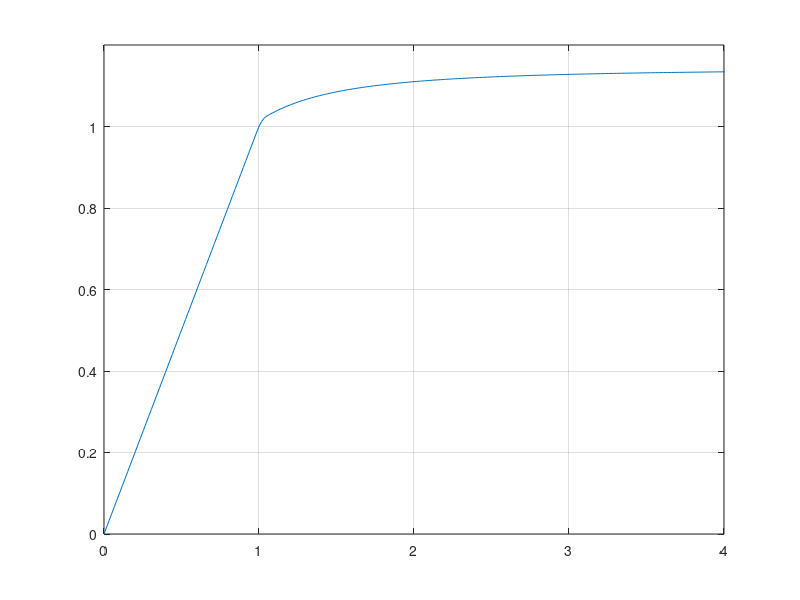

The MATLAB script that drew this image:
clear; clc

error_rate = 0.01;
%% Assuming Symetric in One Axis
material_stress_yield = 350;
material_elasticity_modulus = 200000; %N/mm^2

material_strain_yield = material_stress_yield/material_elasticity_modulus;
% Section Data
section_width = [200; 11; 200];
section_width_coordinates = [0 17; 17 583; 583 600];

% n-pieces division
N = 600;

% Load Data
Axial_Load = 0;
N_geometrics = [];
%% Generate N-pieces Geometric Data and Stress-Strain Matrix
section_height = max(max(section_width_coordinates));
element_height = section_height / N;
centroid = element_height / 2; %% From the element top/bottom.
% N_geometrics = [%Y_start, Y_end, centroid_relative, centroid_abs,
% element_width]
N_geometrics = [0 0+element_height, centroid, centroid, section_width(find(section_width_coordinates(:,1)<=centroid & section_width_coordinates(:,2) > centroid,1,'first'))];
for n=2:N
    N_geometrics = [N_geometrics; N_geometrics(n-1,2), N_geometrics(n-1,2)+element_height, centroid, N_geometrics(n-1,2)+centroid, section_width(find(section_width_coordinates(:,1)<=N_geometrics(n-1,2)+centroid & section_width_coordinates(:,2) > N_geometrics(n-1,2)+centroid,1,'first'))];
end
N_stressstrain = zeros(N, 2);


%% Start Lamina Analysis
% assume Neutral Axis Location
curvature_array = [0:1:1]*1000;
NA_height = section_height / 2;
%% NA_height generator
% NA_heights = [NA_height];
% for iterator=1:1:section_height/2
%     NA_heights = [NA_heights; NA_heights(1) + 1*iterator; NA_heights(1) - 1*iterator];
% end
NA_heights = 1:section_height;
% NA_heights = [153];
% accuracy = 100000;
% for iterator=1:1:1*accuracy
%     NA_heights = [NA_heights; NA_heights(1) + 1*iterator/accuracy];
% end
% NA_heights = linspace(153, 153.0020,100)
NA_height_iterator = 1;
analysis_correct = false;
iteration_data = [];
curvature_array = [0:0.0000001:0.0002];
curvature_na_data = [];
%% Calculate Moment at TOTAL yield Condition
plastic_moment = 0;
plastic_curvature = 0;
yield_moment = 0;
yield_curvature = 0;
while true
    if NA_height_iterator <= length(NA_heights)
        NA_height = NA_heights(NA_height_iterator);
%     else
%         str = "Fail!"
%         closest_to_zero = knnsearch(iteration_data(:,3),0)
%         if (iteration_data(closest_to_zero,4) < 0)
%             NA_heights = linspace(iteration_data(closest_to_zero-1,1),iteration_data(closest_to_zero,1),10);
%         else
%             NA_heights = linspace(iteration_data(closest_to_zero,1),iteration_data(closest_to_zero+1,1),10);
%         end
%         NA_height_iterator = 1;
%         str = sprintf('New NA Height Search, Start from %.5f to %.5f', iteration_data(closest_to_zero,1), iteration_data(closest_to_zero+1,1))
%         NA_height = NA_heights(NA_height_iterator);
    end
    for curvature_iteration=1:length(curvature_array)   
        analysis_correct = false;
        curvature = curvature_array(curvature_iteration);
        N_geometrics(:,6) = [N_geometrics(:,4)-NA_height];
        N_stressstrain(:,2) = (N_geometrics(:,6))*curvature;
        N_stressstrain(:,1) = N_stressstrain(:,2) *material_elasticity_modulus;
        N_stressstrain(N_stressstrain(:,2)>=material_strain_yield,1) = material_stress_yield;
        N_stressstrain(N_stressstrain(:,2)<=-material_strain_yield,1) = -material_stress_yield;
        section_load = sum(N_stressstrain(:,1).*element_height.*N_geometrics(:,5));
        section_moment = sum(N_stressstrain(:,1).*element_height.*N_geometrics(:,5).*(N_geometrics(:,6)));
        if (abs(section_load - Axial_Load) < error_rate)
                analysis_correct = true;
                if (((abs(N_stressstrain(1,2)) >= material_strain_yield) |  (abs(N_stressstrain(end,2)) >= material_strain_yield)) & yield_moment ==0)
                     yield_moment = section_moment;
                     yield_curvature = curvature;
                
                end
                curvature_na_data = [curvature_na_data; NA_height, curvature, section_load, section_moment, 1];
                continue 
        end
        iteration_data = [iteration_data; NA_height, curvature,section_load, section_moment, 0];
        NA_height_iterator = NA_height_iterator+1;
        break
        
    end
    if (analysis_correct == true)
        str = "NA is "+ NA_height
        break
    end

end

curvature_na_data(:,7) = curvature_na_data(:,4)/yield_moment;
curvature_na_data(:,6) = curvature_na_data(:,2)/yield_curvature;
plot(curvature_na_data(:,6),curvature_na_data(:,7))
xlim([0 4])
ylim([0 1.2])
grid on
yield_moment_kNm = yield_moment/(1000*1000)
plastic_moment_kNm =  curvature_na_data(end,4)/(1000*1000)
